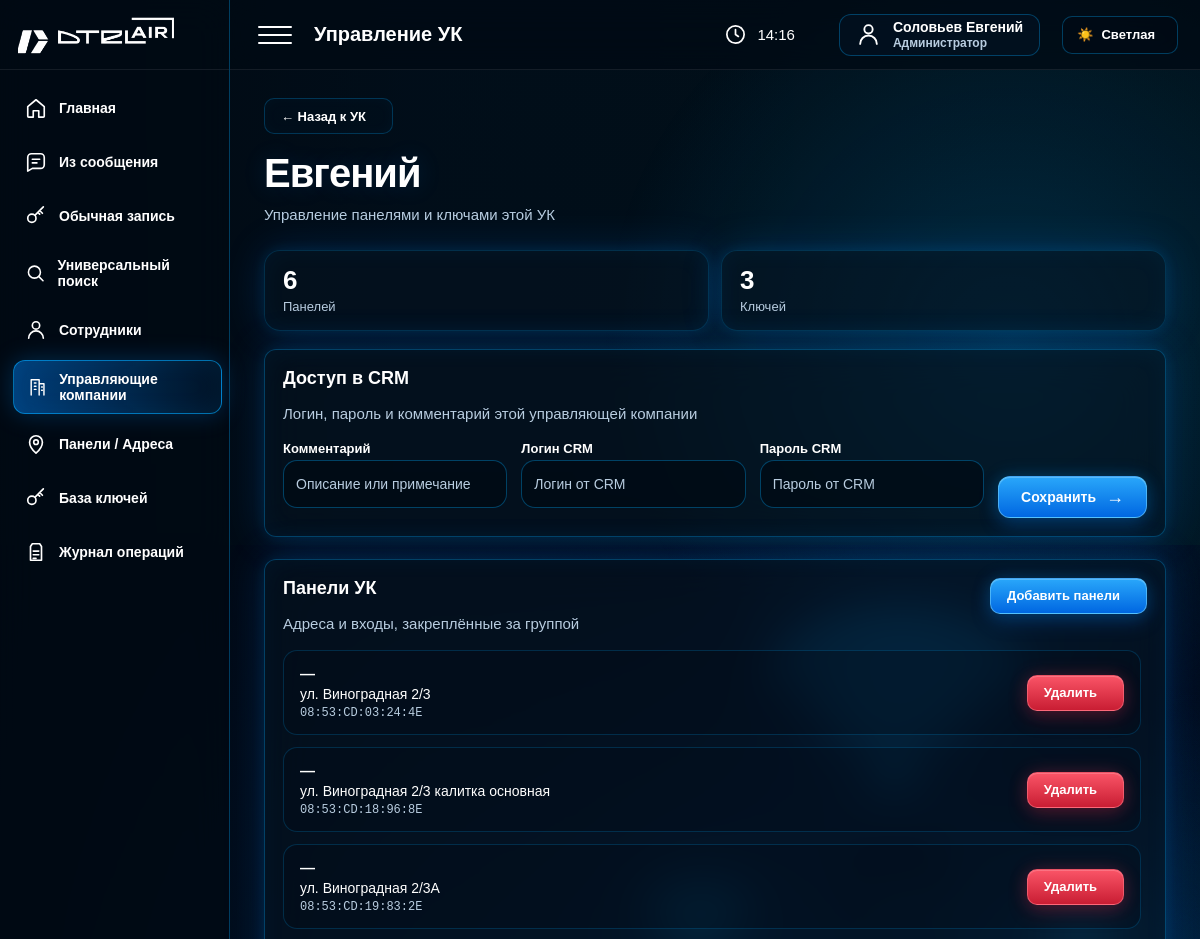
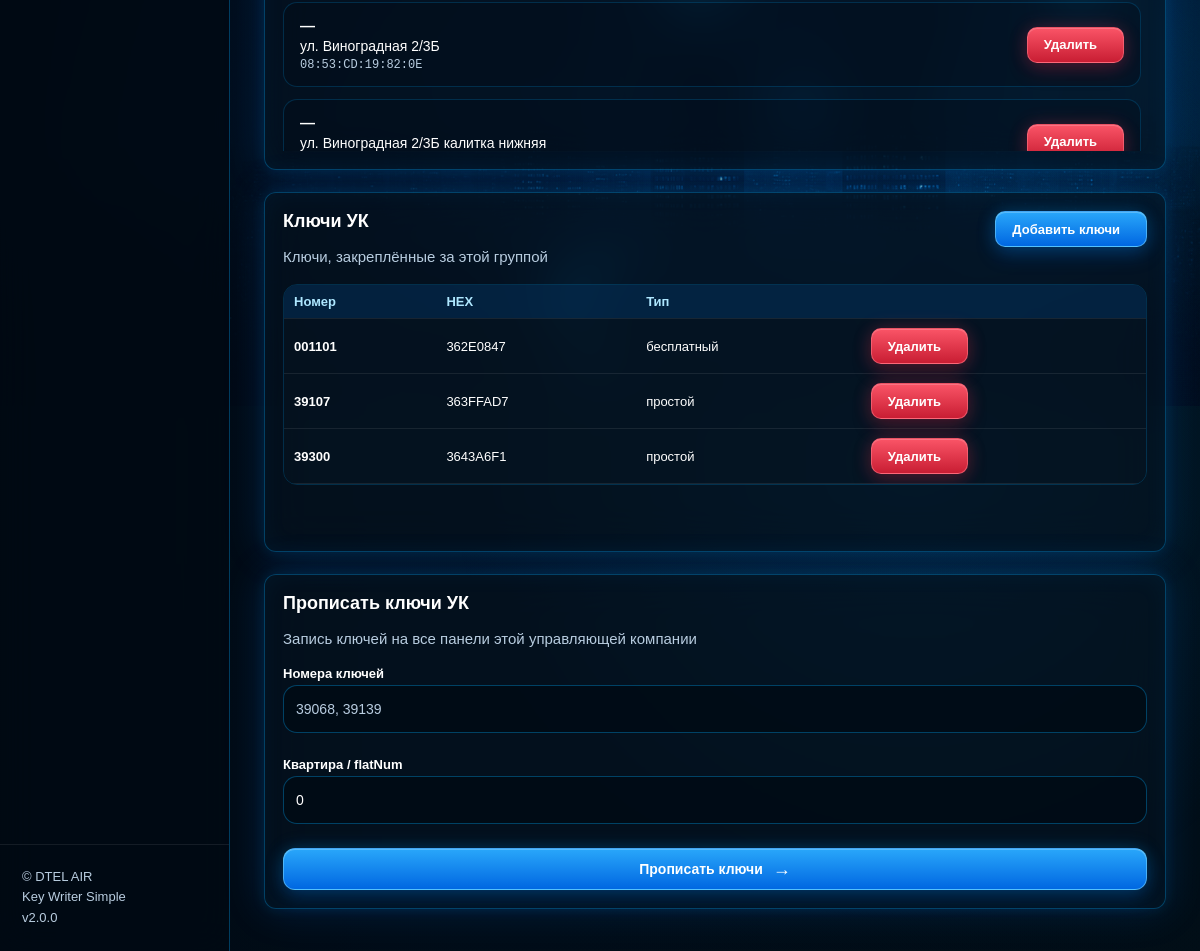
Before: /uk/1 (signed in) with the older database file (2 pictures, top to bottom).
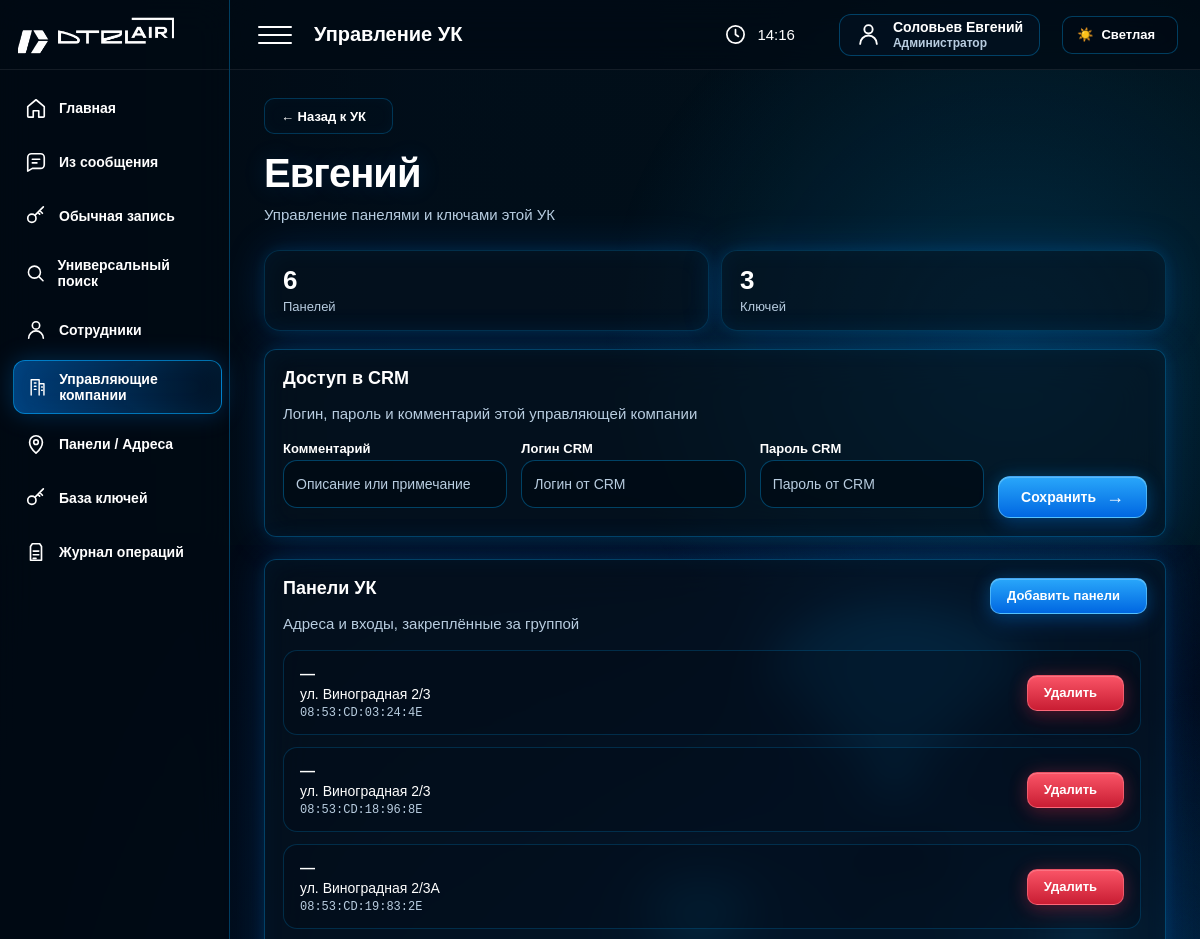
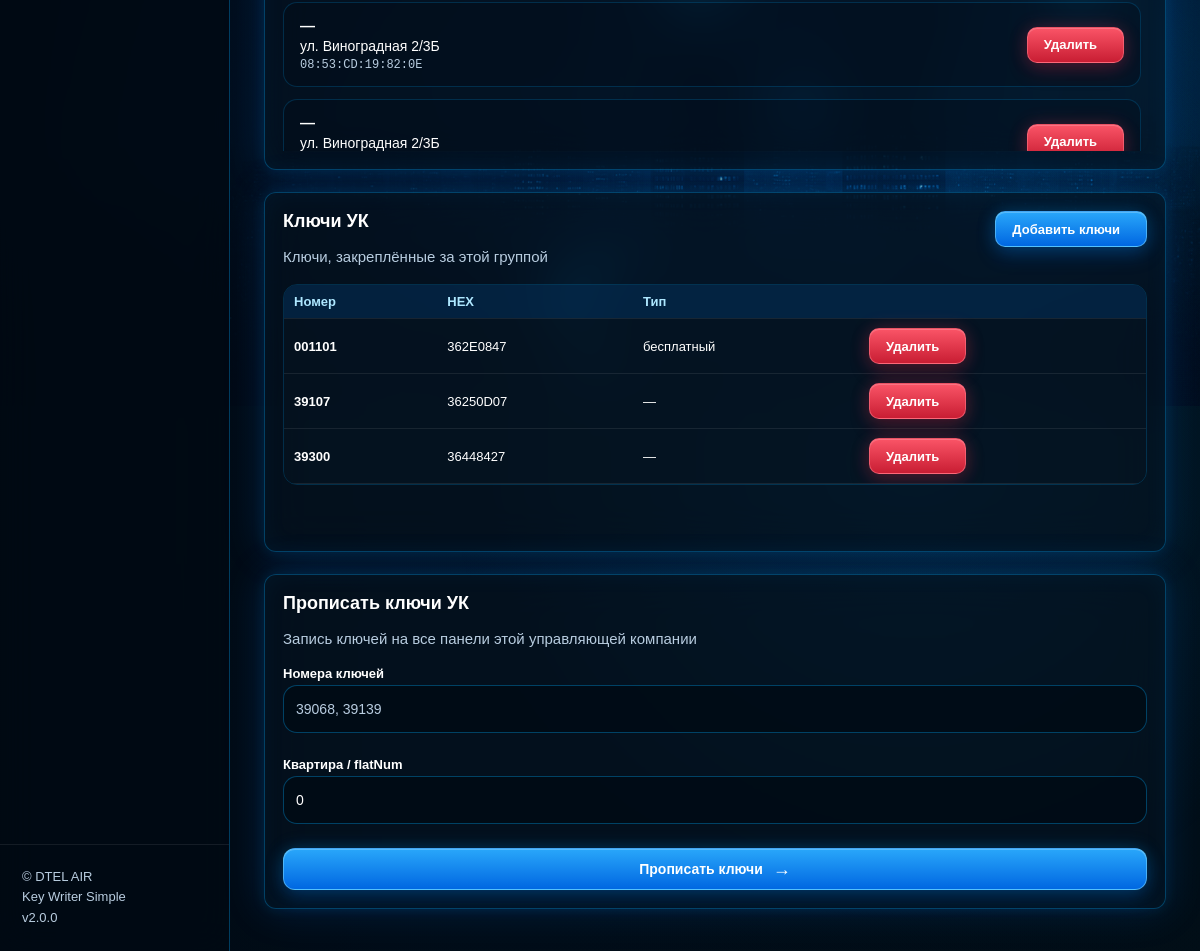
After: the same page with the newer database file (2 pictures, top to bottom).
### tables this page shows
CREATE TABLE panels (
            id INTEGER PRIMARY KEY AUTOINCREMENT,
            address TEXT NOT NULL,
            entrance TEXT DEFAULT '',
            name TEXT NOT NULL,
            mac TEXT UNIQUE NOT NULL,
            tags TEXT DEFAULT '',
            enabled INTEGER DEFAULT 1,
            created_at TEXT DEFAULT CURRENT_TIMESTAMP
        );

CREATE TABLE keys (
            id INTEGER PRIMARY KEY AUTOINCREMENT,
            number TEXT UNIQUE NOT NULL,
            hex_value TEXT NOT NULL,
            key_type TEXT DEFAULT '',
            note TEXT DEFAULT '',
            is_used INTEGER DEFAULT 0,
            created_at TEXT DEFAULT CURRENT_TIMESTAMP,
            updated_at TEXT DEFAULT CURRENT_TIMESTAMP
        );

### app/routers/uk.py (the view)
@router.get("/uk/{group_id}", response_class=HTMLResponse)
def uk_detail(request: Request, group_id: int):
    group = get_group(group_id)
    if not group:
        return RedirectResponse("/uk", status_code=303)
    return templates.TemplateResponse(
        "uk_detail.html",
        {
            "request": request,
            "group": group,
            "group_panels": get_group_panels(group_id),
            "available_panels": get_available_panels(group_id),
            "group_keys": get_group_keys(group_id),
            "message": None,
        },
    )

### app/templates/uk_detail.html (shortened to what the changed rows need)
{% extends 'base.html' %}
{% block content %}
<div class="hero-title uk-detail-hero">
    <div>
        <h1>{{ group.name }}</h1>
    </div>
</div>
<div class="panel uk-credentials-panel">
    <div class="panel-head">
        <div>
            <h2>Доступ в CRM</h2>
        </div>
    </div>
</div>
<div class="uk-control-grid">
    <div class="panel uk-manage-panel">
        <div class="panel-head">
            <div>
                <h2>Панели УК</h2>
            </div>
        </div>
        {% if group_panels %}
        <div class="uk-items-list">
            {% for p in group_panels %}
            <div class="uk-item-row">
                <div>
                    <b>{{ p.entrance or '—' }}</b>
                    <span>{{ p.address }}</span>
                    <small>{{ p.mac }}</small>
                </div>
                <form method="post" action="/uk/{{ group.id }}/panels/remove">
                    <button type="submit" class="danger-btn btn-small">
                        Удалить
                    </button>
                </form>
            </div>
            {% endfor %}
        </div>
        {% else %}
        <p class="warn">Панели пока не добавлены.</p>
        {% endif %}
    </div>
    <div class="panel uk-manage-panel">
        <div class="panel-head">
            <div>
                <h2>Ключи УК</h2>
            </div>
        </div>
        {% if group_keys %}
        <div class="table-scroll small-scroll">
            <table>
                <thead>
                <tr>
                    <th>Номер</th>
                    <th>HEX</th>
                    <th>Тип</th>
                    <th></th>
                </tr>
                </thead>
                <tbody>
                {% for k in group_keys %}
                <tr>
                    <td><b>{{ k.number }}</b></td>
                    <td>{{ k.hex_value }}</td>
                    <td>{{ k.key_type or '—' }}</td>
                    <td>
                        <form method="post" action="/uk/{{ group.id }}/keys/remove">
                            <button type="submit" class="danger-btn btn-small">
                                Удалить
                            </button>
                        </form>
                    </td>
                </tr>
                {% endfor %}
                </tbody>
            </table>
        </div>
        {% else %}
        <p class="warn">Ключи пока не добавлены.</p>
        {% endif %}
    </div>
</div>
<div class="panel uk-write-panel">
    <div class="panel-head">
        <div>
            <h2>Прописать ключи УК</h2>
        </div>
    </div>
</div>
{% endblock %}

Changed rows visible on the page:
changed panels "08:53:CD:18:96:8E": address "ул. Виноградная 2/3 калитка основная" → "ул. Виноградная 2/3"
changed panels (number 5 of 5 on the later page): address "ул. Виноградная 2/3Б калитка нижняя" → "ул. Виноградная 2/3Б"
changed keys (number 2 of 3 on the later page): hex_value "363FFAD7" → "36250D07"; key_type "простой" → "—"
changed keys (number 3 of 3 on the later page): hex_value "3643A6F1" → "36448427"; key_type "простой" → "—"
